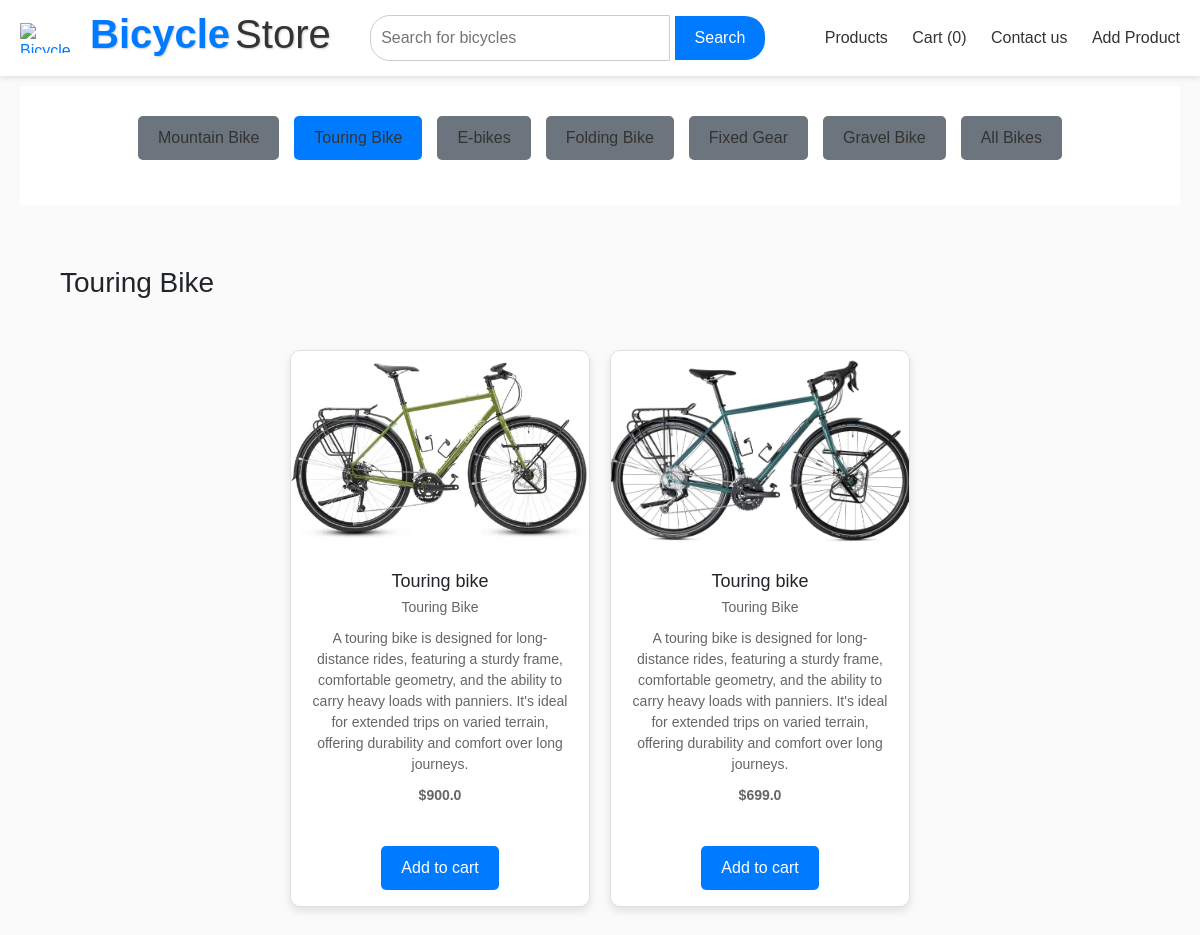
The page /products?category=Touring+Bike on the database its author committed.
### models.py (models this page shows)
class Bikes(db.Model):
    id = db.Column(db.Integer, primary_key=True)
    Brand_name = db.Column(db.String(100), nullable=False)
    Brand_category = db.Column(db.Text, nullable=False)
    price = db.Column(db.Float, nullable=False)
    M_date = db.Column(db.String(50), nullable=False)
    image_url = db.Column(db.String(200), nullable=False)
    description = db.Column(db.String(200), nullable=False)
    accessories = db.relationship('Accessories', secondary=bike_accessory_association, backref='bikes')  # Many-to-many relationship

### app.py (the view)
@app.route("/products", methods=["GET", "POST"])
def Productspage():
    category = request.args.get('category')  # Get category from URL if any
    query = request.args.get('search')  # Get search query from URL if any
    if query:
        products = Bikes.query.filter(
            Bikes.Brand_name.ilike(f"%{query}%") |
            Bikes.description.ilike(f"%{query}%") |
            Bikes.Brand_category.ilike(f"%{query}%")
        ).all()
    elif category:
        normalized_category = normalize_category(category)
        products = Bikes.query.filter(
            Bikes.Brand_category.ilike(f'%{normalized_category}%') |
            Bikes.Brand_category.ilike(f'%{normalized_category[:-1]}%') |
            Bikes.Brand_category.ilike(f'%{normalized_category}s%') |
            Bikes.Brand_category.ilike(f'%{normalized_category}-bikes%') |
            Bikes.Brand_category.ilike(f'%{normalized_category}-bike%')
        ).all()
    else:
        products = Bikes.query.all()
    return render_template("products.html", products=products, category=category, query=query)

### app.py (called while the page is built)
def normalize_category(category):
    normalized = category.lower()
    return normalized

def get_cart_item_count():
    return len(Order.query.all())

@app.context_processor
def inject_cart_count():
    return dict(cart_item_count=get_cart_item_count())

### templates/products.html (shortened to what this page needs)
{% extends "header.html" %}
{% block content %}
<nav class="group">
    <ul class="group-list">
        <li class="nav-item">
            <a href="{{ url_for('Productspage', category='Mountain Bike') }}"
               class="nav-link {% if request.args.get('category') == 'Mountain Bike' %} active {% endif %}">
               Mountain Bike
            </a>
        </li>
        <li class="nav-item">
            <a href="{{ url_for('Productspage', category='Touring Bike') }}"
               class="nav-link {% if request.args.get('category') == 'Touring Bike' %} active {% endif %}">
               Touring Bike
            </a>
        </li>
        <li class="nav-item">
            <a href="{{ url_for('Productspage', category='E-Bikes') }}"
               class="nav-link {% if request.args.get('category') == 'E bikes' %} active {% endif %}">
               E-bikes
            </a>
        </li>
        <li class="nav-item">
            <a href="{{ url_for('Productspage', category='Folding Bike') }}"
               class="nav-link {% if request.args.get('category') == 'Folding Bike' %} active {% endif %}">
               Folding Bike
            </a>
        </li>
        <li class="nav-item">
            <a href="{{ url_for('Productspage', category='Fixed Gear') }}"
               class="nav-link {% if request.args.get('category') == 'Fixed Gear' %} active {% endif %}">
               Fixed Gear
            </a>
        </li>
        <li class="nav-item">
            <a href="{{ url_for('Productspage', category='Gravel Bike') }}"
               class="nav-link {% if request.args.get('category') == 'Gravel Bike' %} active {% endif %}">
               Gravel Bike
            </a>
        </li>
        <li class="nav-item">
            <a href="{{ url_for('Productspage') }}"
               class="nav-link {% if not request.args.get('category') %} active {% endif %}">
               All Bikes
            </a>
        </li>
    </ul>
</nav>
<section class="product-container">
    <div class="product-title">
        {% if query %}
            <h3>Search results for "{{ query }}"</h3>
        {% elif category %}
            <h3>{{ category }}</h3>
        {% else %}
            <h3>All Bikes</h3>
        {% endif %}
    </div>
    <div class="products-card-container">
        {% if products %}
            {% for i in products %}
                <div class="product-card">
                    <a href="/place_order/{{ i.id }}" class="product-link">
                        <img src="{{ i.image_url }}" alt="{{ i.Brand_name }}" class="product-image">
                        <div class="product-details">
                            <h2>{{ i.Brand_name }}</h2>
                            <p>{{ i.Brand_category }}</p>
                            <p>{{ i.description }}</p>
                            <div class="price-info">
                                <p class="current-price">${{ i.price }}</p>
                            </div>
                        </div>
                    </a>
                    <form method="POST" action= {{ url_for('place_order', product_id=i.id) }} >
                        <button type="submit" class="add-to-cart-btn mb-3">Add to cart</button>
                    </form>
                </div>
            {% endfor %}
        {% else %}
            <div>
                <h1>No products found</h1>
            </div>
        {% endif %}
    </div>
</section>
{% endblock %}

### static/css/styles.css (style rules this page uses)
* { margin: 0; padding: 0; box-sizing: border-box; }
body { font-family: Arial, sans-serif; }
.group { margin-top: 10px; background-color: #fff; padding: 10px 20px; display: flex; justify-content: center; margin-bottom: 10px; overflow-x: auto; white-space: nowrap; margin-left: 20px; margin-right: 20px; padding: 30px; }
.group-list { list-style: none; display: flex; gap: 15px; }
.group-list li a { text-decoration: none; background-color: #E6F8FF; color: #333; border-radius: 5px; padding: 10px 20px; font-weight: 500; }
.product-container { padding: 40px; margin: 20px; }
.product-title { margin-bottom: 50px; }
.product-container .products-card-container { display: flex; gap: 20px; flex-direction: row; flex-wrap: wrap; justify-content: center; }
.product-card { cursor: pointer; position: relative; width: 300px; background-color: #fff; border-radius: 10px; overflow: hidden; box-shadow: 0 4px 8px rgba(0, 0, 0, 0.1); text-align: center; border: 1px solid #e0e0e0; }
.product-image { width: 100%; height: 200px; object-fit: cover; }
.product-details { padding: 20px; }
.product-details h2 { font-size: 18px; margin-bottom: 5px; }
.product-details p { color: #666; font-size: 14px; margin-bottom: 10px; }
.price-info { margin-bottom: 20px; }
.current-price { font-size: 20px; color: #000; font-weight: bold; }
.add-to-cart-btn { text-decoration: none; padding: 10px 20px; background-color: #007bff; color: white; border: none; border-radius: 5px; cursor: pointer; font-size: 16px; }
.product-link { color: inherit; display: block; }

### static/css/checkout.css (style rules this page uses)
* { margin: 0; padding: 0; box-sizing: border-box; font-family: Arial, sans-serif; }
body { background-color: #fafafa; }

### templates/header.html (style rules this page uses)
.nav-link { padding: 10px; color: white; }
.nav-link:not(.active) { background-color: #6c757d; }
.nav-link.active { background-color: #007bff; }

### rows shown on the page
Bikes: image_url (picture), Brand_name "Touring bike", Brand_category "Touring Bike", description "A touring bike is designed for long-distance rides, featuring a sturdy frame, comfortable geometry, and the ability to carry heavy loads with panniers. It's ideal for extended trips on varied terrain, offering durability and comfort over long journeys.", price "900.0"
Bikes: image_url (picture), Brand_name "Touring bike", Brand_category "Touring Bike", description "A touring bike is designed for long-distance rides, featuring a sturdy frame, comfortable geometry, and the ability to carry heavy loads with panniers. It's ideal for extended trips on varied terrain, offering durability and comfort over long journeys.", price "699.0"

### other values the page prints
{{ cart_item_count }} "0"
{{ category }} "Touring Bike"
